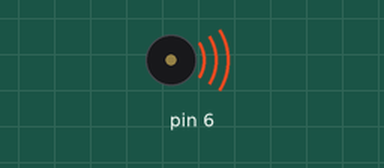
A sketch run on a simulated Arduino Leonardo, built with avr-gcc and run on an emulated ATmega32U4. Parts: buzzer (waves = sounding).

Above: at 0.1 s.
Timing chart, 0 to 1.6 s (numbered marks = the images above):
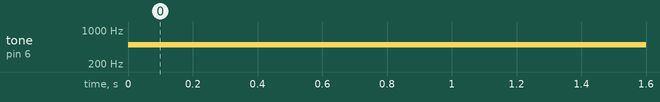

The sketch:

EsploraTone.ino
```cpp
#include <Esplora.h>

void setup() {
}

void loop() {
  if (Esplora.readButton(SWITCH_1) == LOW) {
    Esplora.tone(500); // Make a tone of 500 Hz if SW_1 is pressed
  }
  else {
    Esplora.noTone(); // Turn tone off when not pressed
  }
}
```

Measured:
- by itself, tone on pin 6: silent → 500 Hz at 0.00 s
